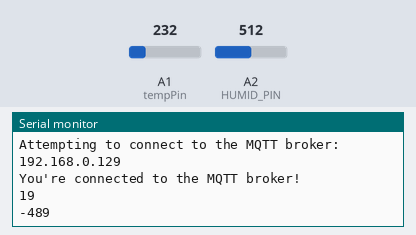
Recording of a sketch running on a simulated Arduino MKR. Shown: the last lines printed to the serial monitor. The inputs (shaded band) are chosen by the test bench; at power-on: A1 (tempPin) = 232, A2 (HUMID_PIN) = 512. WiFi joins after 1.5 s; servers stay silent unless stated; no MQTT or app messages arrive unless stated.

Above: at 2.7 s.
2.8 s: A1 (tempPin) set to 250
At 4.6 s:
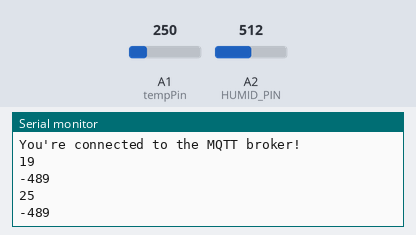
5.5 s: A2 (HUMID_PIN) set to 716
At 7.3 s:
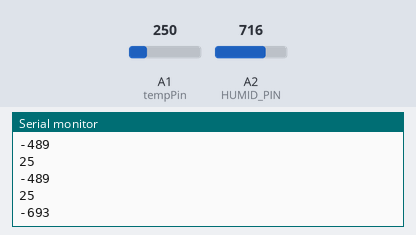
8.2 s: A1 (tempPin) set to 266
At 10.4 s:
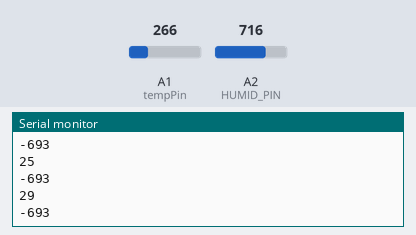
10.9 s: A2 (HUMID_PIN) set to 900
At 13.1 s:
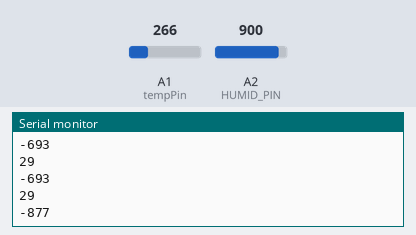
Timing chart, 0 to 14.6 s (numbered marks = the images above; inputs shaded):
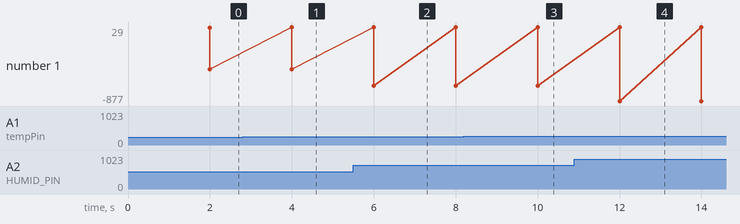

The sketch:

final_pub.ino
```cpp
#include <ArduinoMqttClient.h>
#include <WiFi101.h>
#include "ThingSpeak.h"
#include <SPI.h>

#define tempPin A1 //pin to read tmp
#define HUMID_PIN A2 //pin to read humid

char ssid[] = "PAAL18"; // your network SSID (name), not sharing home network
char pass[] = "Nathan18"; // your network password, not sharing home wifi password

////////////////////////////////////////////////////////////////
unsigned long RH_Channel_No = 2762875;
const char * RH_WriteAPIKey = "VVXJEUB0OUPA5PH2";
unsigned long TMP_Channel_No = 2737117;
const char * TMP_WriteAPIKey = "Q68IWIYMTHIAA9RR";

WiFiClient wifiClient;
MqttClient mqttClient(wifiClient);

const char broker[] = "192.168.0.129"; //MQTT broker, not sharing home ip address
int port = 1883; //MQTT broker port

//MQTT topics
const char tempTopic[] = "temp";
const char humidTopic[] = "humid";

const long interval = 2000; //interval to send msg
unsigned long previousMillis = 0;


void setup() {
  //Initialize serial and wait for port to open:
  Serial.begin(9600);

  while (!Serial) {
    ; // wait for serial port to connect. Needed for native USB port only
  }

  // attempt to connect to Wifi network:
  Serial.print("Attempting to connect to WPA SSID: ");
  Serial.println(ssid);

  while (WiFi.begin(ssid, pass) != WL_CONNECTED) {
    // failed, retry
    Serial.print(".");
    delay(5000);
  }

  Serial.println("You're connected to the network");
  Serial.println();

  //connection to the broker
  Serial.print("Attempting to connect to the MQTT broker: ");
  Serial.println(broker);

  //connection to the broker failed
  if (!mqttClient.connect(broker, port)) {
    Serial.print("MQTT connection failed! Error code = ");
    Serial.println(mqttClient.connectError());
    while (1);
  }

  Serial.println("You're connected to the MQTT broker!");
  Serial.println();
}

void loop() {
  // call poll() regularly to allow the library to send MQTT keep alive which
  // avoids being disconnected by the broker
  mqttClient.poll();
  unsigned long currentMillis = millis();
  if (currentMillis - previousMillis >= interval) {
    // save the last time a message was sent
    previousMillis = currentMillis;
    //record sensor valuse
    int heat = analogRead(tempPin); //analog read of tmp
    int v = heat * (3300/1024); //convert volt to K
    int Celsius =(v - 500 ) / 10; //temp in C

    int humid_val = 1023 - (analogRead(HUMID_PIN)+1000); //RH% calculation

    // Publish Temperature
    Serial.println(Celsius);
    mqttClient.beginMessage(tempTopic);
    mqttClient.println(Celsius);
    mqttClient.endMessage();

    // Publish Humidity
    Serial.println(humid_val);
    mqttClient.beginMessage(humidTopic);
    mqttClient.println(humid_val);
    mqttClient.endMessage();

    //ThingSpeak.setField(2, Celsius);/////////////////////////////
    //ThingSpeak.writeFields(TMP_Channel_No, TMP_WriteAPIKey);/////
    //ThingSpeak.setField(1, humid_val);////////////////////////
    //ThingSpeak.writeFields(RH_Channel_No, RH_WriteAPIKey);////
  }
}
```

Measured:
- after the input at 2.8 s, the serial monitor: prints a new line after 1.2 s (image 1)
- after the input at 5.5 s, the serial monitor: prints a new line after 0.50 s (image 2)
- after the input at 8.2 s, the serial monitor: prints a new line after 1.8 s (image 3)
- after the input at 10.9 s, the serial monitor: prints a new line after 1.1 s (image 4)
- plotted number 1: -489 → -693 after the input at 5.5 s, -693 → -877 after the input at 10.9 s
